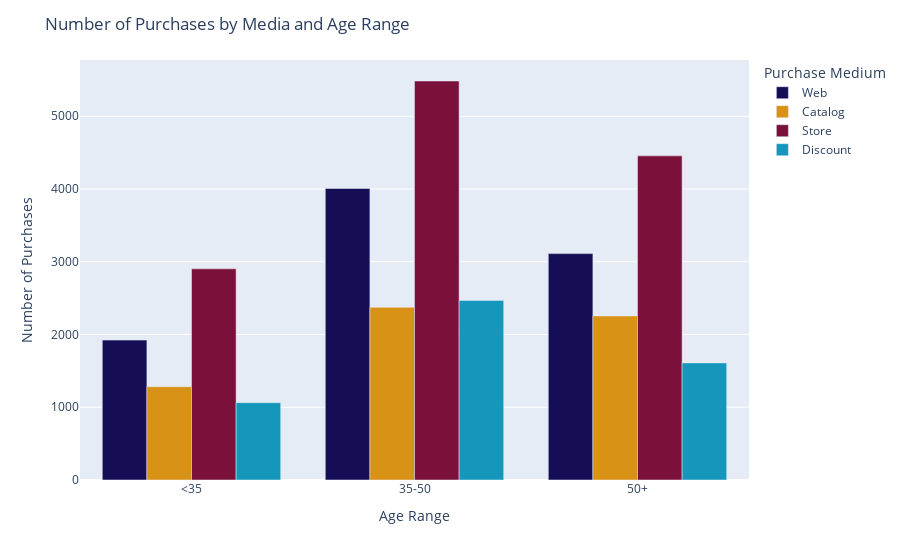

Notebook cell for this chart:
### Code cell
color_sequence = ['#150E56', '#D89216', '#7B113A', '#1597BB']
labels = {'AgeRange': 'Age Range', 'value': 'Number of Purchases'}
fig = px.bar(data_frame=grouped_df, x='AgeRange', y=['Web', 'Catalog', 'Store', 'Discount'], barmode='group', labels=labels, color_discrete_sequence=color_sequence)
fig.update_layout(title='Number of Purchases by Media and Age Range')
fig.layout.legend.update(title='Purchase Medium')
fig.show()

### Figure 1 — Plotly figure (JSON) as saved in the notebook; plotly's stock layout.template omitted (floating-point values rounded to 4 significant figures)
{"data": [{"alignmentgroup": "True", "hovertemplate": "variable=Web<br>Age Range=%{x}<br>Number of Purchases=%{y}<extra></extra>", "legendgroup": "Web", "marker": {"color": "#150E56", "pattern": {"shape": ""}}, "name": "Web", "offsetgroup": "Web", "orientation": "v", "showlegend": true, "textposition": "auto", "type": "bar", "x": ["<35", "35-50", "50+"], "xaxis": "x", "y": [1923, 4008, 3112], "yaxis": "y"}, {"alignmentgroup": "True", "hovertemplate": "variable=Catalog<br>Age Range=%{x}<br>Number of Purchases=%{y}<extra></extra>", "legendgroup": "Catalog", "marker": {"color": "#D89216", "pattern": {"shape": ""}}, "name": "Catalog", "offsetgroup": "Catalog", "orientation": "v", "showlegend": true, "textposition": "auto", "type": "bar", "x": ["<35", "35-50", "50+"], "xaxis": "x", "y": [1282, 2374, 2255], "yaxis": "y"}, {"alignmentgroup": "True", "hovertemplate": "variable=Store<br>Age Range=%{x}<br>Number of Purchases=%{y}<extra></extra>", "legendgroup": "Store", "marker": {"color": "#7B113A", "pattern": {"shape": ""}}, "name": "Store", "offsetgroup": "Store", "orientation": "v", "showlegend": true, "textposition": "auto", "type": "bar", "x": ["<35", "35-50", "50+"], "xaxis": "x", "y": [2903, 5485, 4456], "yaxis": "y"}, {"alignmentgroup": "True", "hovertemplate": "variable=Discount<br>Age Range=%{x}<br>Number of Purchases=%{y}<extra></extra>", "legendgroup": "Discount", "marker": {"color": "#1597BB", "pattern": {"shape": ""}}, "name": "Discount", "offsetgroup": "Discount", "orientation": "v", "showlegend": true, "textposition": "auto", "type": "bar", "x": ["<35", "35-50", "50+"], "xaxis": "x", "y": [1063, 2469, 1610], "yaxis": "y"}], "layout": {"barmode": "group", "legend": {"title": {"text": "Purchase Medium"}, "tracegroupgap": 0}, "margin": {"t": 60}, "title": {"text": "Number of Purchases by Media and Age Range"}, "xaxis": {"anchor": "y", "domain": [0, 1], "title": {"text": "Age Range"}}, "yaxis": {"anchor": "x", "domain": [0, 1], "title": {"text": "Number of Purchases"}}}}
